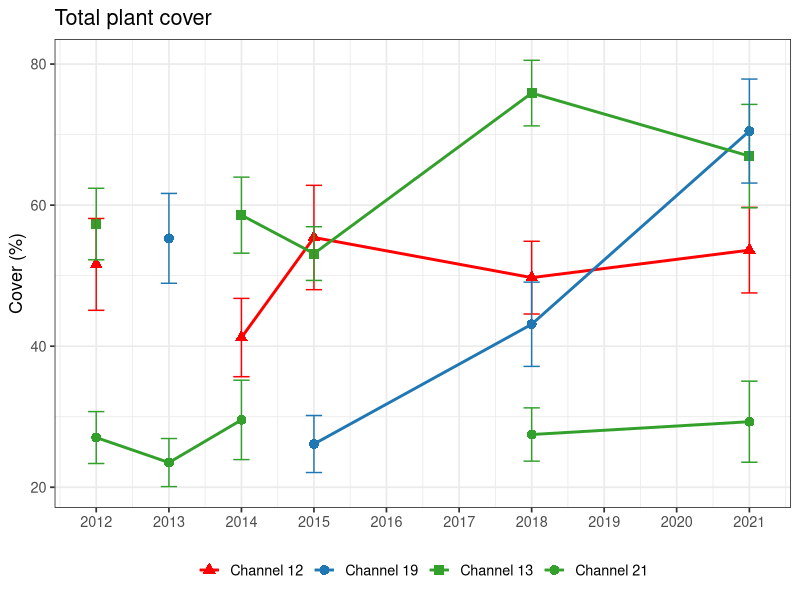
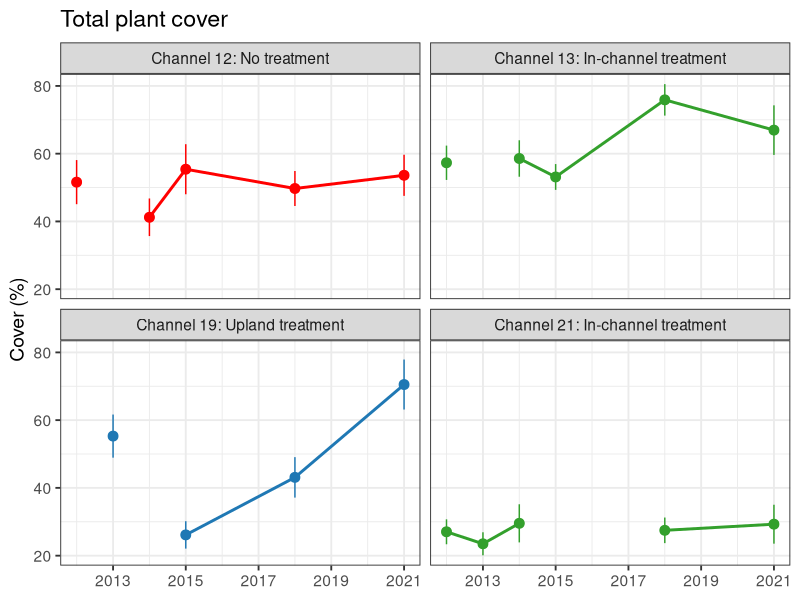
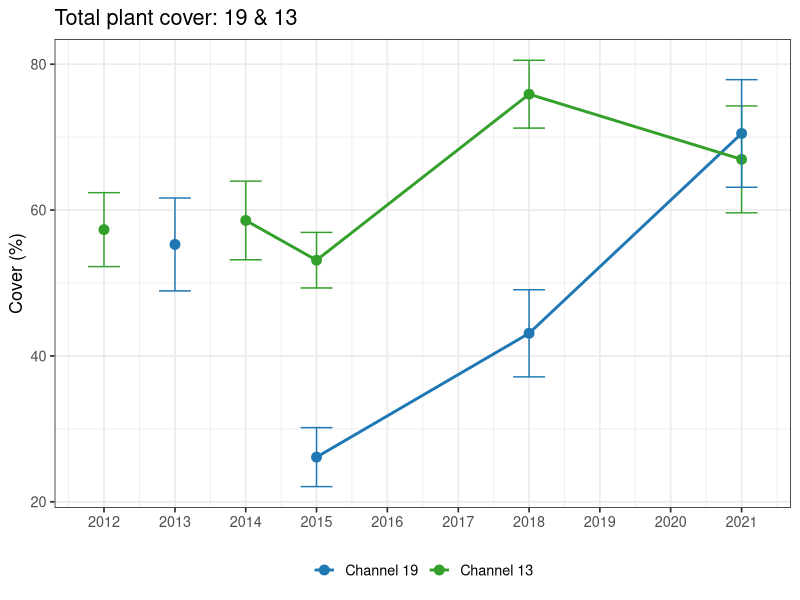
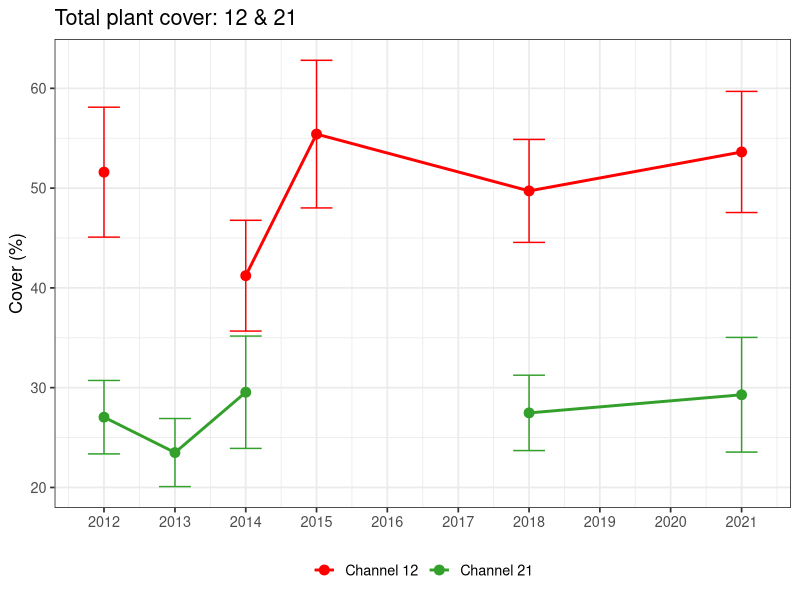
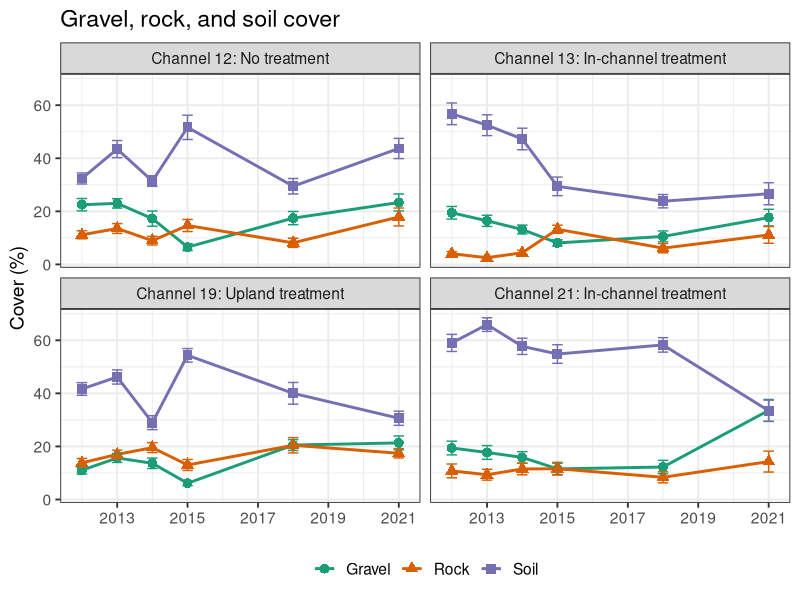
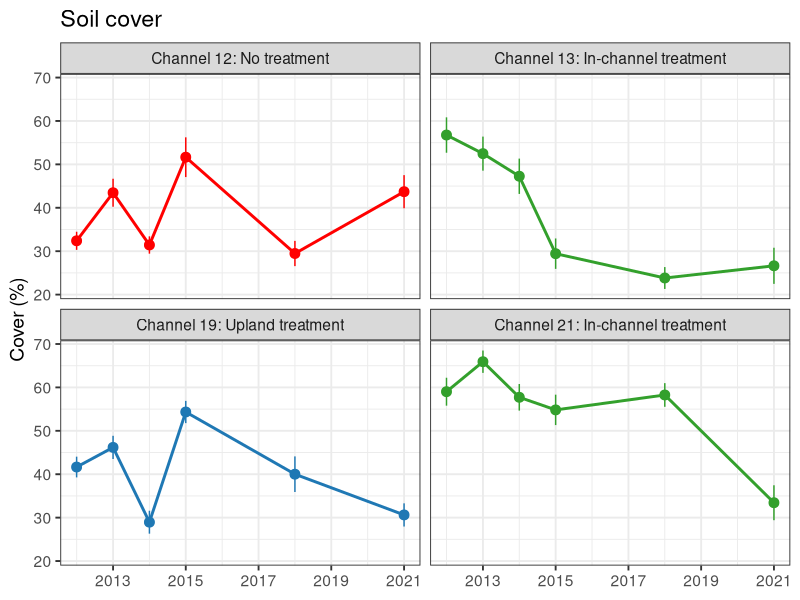
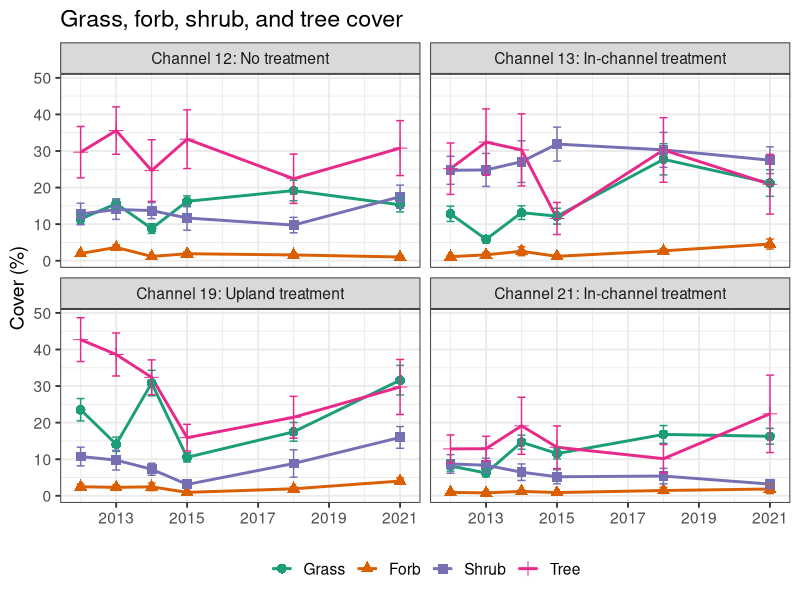
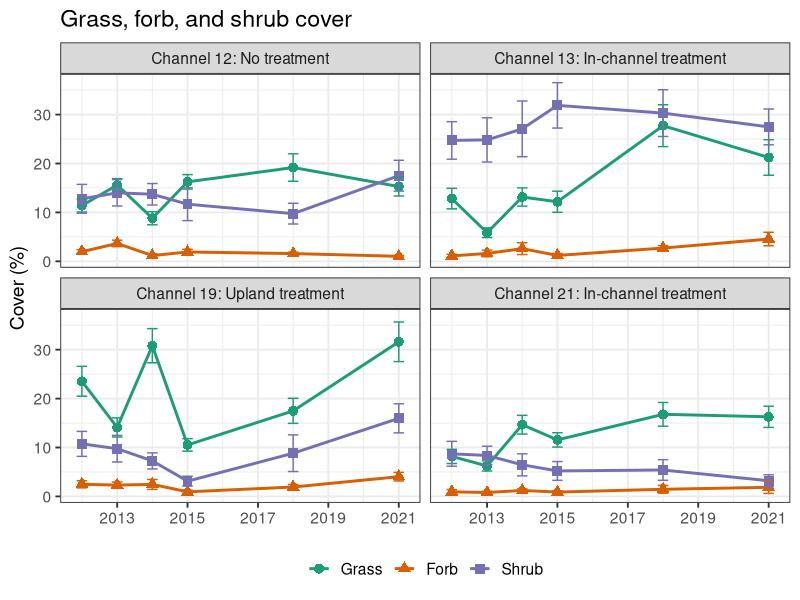

The R source for these figures, in order: (Note: this script raises an error after producing the figures.)
# Purpose: Analysis and figures for the AVCA data sharing community event on 2022-01-18, updated Sept 2022.

# Needed to be updated because previously, I had moved some data into different rows in the Excel sheets, 
#   but then realized later that was a misinterpretation and the data were entered correctly.
#   The original analysis are in a separate repo, as I did this pre-GitHub and didn't want to transfer
#   incorrect analysis. This script can stand on its own in this repo.


library(tidyverse)
library(vegan)
library(plotrix)
library(RColorBrewer)
library(readxl)

# Load data ---------------------------------------------------------------

fungr.all <- read.csv("data/cleaned/Summarised-all_functional-group-cover.csv")
gfst.all <- read.csv("data/cleaned/Summarised-all_grass-forb-shrub-tree-cover.csv")
ground.all <- read.csv("data/cleaned/Summarised-all_ground-cover.csv")
ingfst.all <- read.csv("data/cleaned/Summarised-all_invasive-grassforbshrubtree-cover.csv")
innat.all <- read.csv("data/cleaned/Summarised-all_invasive-native-cover.csv")
inwood.all <- read.csv("data/cleaned/Summarised-all_invasive-woody-cover.csv")
plant.all <- read.csv("data/cleaned/Summarised-all_plant-species-cover.csv")
total.all <- read.csv("data/cleaned/Summarised-all_total-plant-cover.csv")
woody.all <- read.csv("data/cleaned/Summarised-all_woody-herb-cover.csv")

# Exclude March sampling with missing data sheets
plant.all.nov <- plant.all %>% 
  filter(Year != "2012-03-01")

# Rain data
rain <- read_xlsx("data/Excel_LO_edited/Elk_LD Rain data_LO.xlsx", sheet = "R_LO")
rain$Date <- as.Date(rain$Date, format = "%Y-%m-%d")


# Common species ----------------------------------------------------------

common.plants <- plant.all %>% 
  ungroup() %>% 
  filter(Cover >= 15) 
common.plants <- count(common.plants, Common)
common.plants <- common.plants[order(common.plants$n, decreasing = TRUE), ]




###### Entire channel averages ############################################

# For ANOVA and KW analysis, see Cover-by-year-and-channel.R and Perennial-diversity-by-year-and-channel.R
# For test of difference in CV, see CV.R



# Total plant cover -------------------------------------------------------

total.channel <- total.all %>% 
  group_by(Channel, Year) %>% 
  summarise(mean = mean(Cover),
            SD = sd(Cover),
            SE = std.error(Cover),
            .groups = "keep") %>% 
  filter(Year != "2012-03-01")


for(i in 1:nrow(total.channel)) {
  if(total.channel$Year[i] == "2012-11-01") {
    total.channel$Year[i] <- "2012-01-01"
  } else if(total.channel$Year[i] == "2013-11-01") {
    total.channel$Year[i] <- "2013-01-01"
  } else if(total.channel$Year[i] == "2014-11-01") {
    total.channel$Year[i] <- "2014-01-01"
  } else if(total.channel$Year[i] == "2015-11-01") {
    total.channel$Year[i] <- "2015-01-01"
  } else if(total.channel$Year[i] == "2018-11-01") {
    total.channel$Year[i] <- "2018-01-01"
  } else {
    total.channel$Year[i] <- "2021-01-01"
  }
}

total.channel$Channel <- factor(total.channel$Channel, 
                                levels = c("Channel 12", "Channel 19",
                                           "Channel 13", "Channel 21"))
total.channel$Year <- as.Date(total.channel$Year)

total.plot.ds <- ggplot(total.channel, aes(x = Year, y = mean, 
                                           group = Channel, color = Channel, shape = Channel)) +
  geom_line(size = 1) +
  geom_point(size = 3) +
  geom_errorbar(aes(ymin = mean - SE, ymax = mean + SE), 
                position = position_dodge(0.05)) +
  scale_x_date(date_breaks = "1 year", date_labels = "%Y") +
  xlab(NULL) +
  ylab("Cover (%)") +
  ggtitle("Total plant cover") +
  scale_color_manual(values = c("red", "#1F78B4", "#33A02C", "#33A02C")) +
  scale_shape_manual(values = c(17, 16, 15, 16)) +
  theme_bw(base_size = 13) +
  theme(legend.title = element_blank()) +
  theme(legend.position = "bottom")
total.plot.ds


total.channel[ , "channel.trt"] <- NA
for(i in 1:nrow(total.channel)) {
  if(total.channel$Channel[i] == "Channel 12") {
    total.channel$channel.trt[i] <- "Channel 12: No treatment"
  } else if(total.channel$Channel[i] == "Channel 13") {
    total.channel$channel.trt[i] <- "Channel 13: In-channel treatment"
  }  else if(total.channel$Channel[i] == "Channel 19") {
    total.channel$channel.trt[i] <- "Channel 19: Upland treatment"
  } else {
    total.channel$channel.trt[i] <- "Channel 21: In-channel treatment"
  }
}

total.plot.fw.ds <- ggplot(total.channel, aes(x = Year, y = mean, 
                                              group = channel.trt, color = channel.trt)) +
  geom_line(size = 1) +
  geom_point(size = 3) +
  geom_pointrange(aes(ymin = mean - SE, ymax = mean + SE)) +
  scale_x_date(date_breaks = "2 years", date_labels = "%Y") +
  facet_wrap(~channel.trt) +
  xlab(NULL) +
  ylab("Cover (%)") +
  ggtitle("Total plant cover") +
  scale_color_manual(values = c("red", "#33A02C", "#1F78B4", "#33A02C")) +
  theme_bw(base_size = 14) +
  theme(legend.position = "none") 
total.plot.fw.ds

tiff("output_figs/2022-01-28_Data-sharing_updated-2022-09/Total-plant-cover_FW.tiff", 
     units = "in", height = 5, width = 7, res = 300)
total.plot.fw.ds
dev.off()


total.table.ds <- data.frame(Channel = c("Channel 12", "Channel 19", "Channel 13", "Channel 21"),
                             Cover_2012 = c(filter(total.channel, Year == "2012-01-01" & Channel == "Channel 12")$mean,
                                            filter(total.channel, Year == "2012-01-01" & Channel == "Channel 19")$mean,
                                            filter(total.channel, Year == "2012-01-01" & Channel == "Channel 13")$mean,
                                            filter(total.channel, Year == "2012-01-01" & Channel == "Channel 21")$mean),
                             Cover_2021 = c(filter(total.channel, Year == "2021-01-01" & Channel == "Channel 12")$mean,
                                            filter(total.channel, Year == "2021-01-01" & Channel == "Channel 19")$mean,
                                            filter(total.channel, Year == "2021-01-01" & Channel == "Channel 13")$mean,
                                            filter(total.channel, Year == "2021-01-01" & Channel == "Channel 21")$mean))
total.table.ds$Cover_2012 <- round(total.table.ds$Cover_2012, 0)
total.table.ds$Cover_2021 <- round(total.table.ds$Cover_2021, 0)


# Channels 19 & 13
total1913.channel <- total.channel %>% 
  filter(Channel %in% c("Channel 19", "Channel 13"))

total1913.plot.ds <- ggplot(total1913.channel, aes(x = Year, y = mean, 
                                                   group = Channel, color = Channel)) +
  geom_line(size = 1) +
  geom_point(size = 3) +
  geom_errorbar(aes(ymin = mean - SE, ymax = mean + SE), 
                position = position_dodge(0.05)) +
  scale_x_date(date_breaks = "1 year", date_labels = "%Y") +
  xlab(NULL) +
  ylab("Cover (%)") +
  ggtitle("Total plant cover: 19 & 13") +
  scale_color_manual(values = c("#1F78B4", "#33A02C")) +
  theme_bw(base_size = 13) +
  theme(legend.title = element_blank()) +
  theme(legend.position = "bottom")
total1913.plot.ds

tiff("output_figs/2022-01-28_Data-sharing_updated-2022-09/Total1913-plant-cover.tiff", 
     units = "in", height = 4, width = 6, res = 300)
total1913.plot.ds
dev.off()


# Channels 12 & 21
total1221.channel <- total.channel %>% 
  filter(Channel %in% c("Channel 12", "Channel 21"))

total1221.plot.ds <- ggplot(total1221.channel, aes(x = Year, y = mean, 
                                                   group = Channel, color = Channel)) +
  geom_line(size = 1) +
  geom_point(size = 3) +
  geom_errorbar(aes(ymin = mean - SE, ymax = mean + SE), 
                position = position_dodge(0.05)) +
  scale_x_date(date_breaks = "1 year", date_labels = "%Y") +
  xlab(NULL) +
  ylab("Cover (%)") +
  ggtitle("Total plant cover: 12 & 21") +
  scale_color_manual(values = c("red", "#33A02C")) +
  theme_bw(base_size = 13) +
  theme(legend.title = element_blank()) +
  theme(legend.position = "bottom")
total1221.plot.ds

tiff("output_figs/2022-01-28_Data-sharing_updated-2022-09/Total1221-plant-cover.tiff", 
     units = "in", height = 4, width = 6, res = 300)
total1221.plot.ds
dev.off()



# Ground cover ------------------------------------------------------------

ground.channel <- ground.all %>% 
  group_by(Channel, Year, Common) %>% 
  summarise(mean = mean(Cover),
            SD = sd(Cover),
            SE = std.error(Cover),
            .groups = "keep") %>% 
  filter(Year != "2012-03-01")

for(i in 1:nrow(ground.channel)) {
  if(ground.channel$Year[i] == "2012-11-01") {
    ground.channel$Year[i] <- "2012-01-01"
  } else if(ground.channel$Year[i] == "2013-11-01") {
    ground.channel$Year[i] <- "2013-01-01"
  } else if(ground.channel$Year[i] == "2014-11-01") {
    ground.channel$Year[i] <- "2014-01-01"
  } else if(ground.channel$Year[i] == "2015-11-01") {
    ground.channel$Year[i] <- "2015-01-01"
  } else if(ground.channel$Year[i] == "2018-11-01") {
    ground.channel$Year[i] <- "2018-01-01"
  } else {
    ground.channel$Year[i] <- "2021-01-01"
  }
}

ground.channel$Year <- as.Date(ground.channel$Year)

ground.channel[ , "channel.trt"] <- NA
for(i in 1:nrow(ground.channel)) {
  if(ground.channel$Channel[i] == "Channel 12") {
    ground.channel$channel.trt[i] <- "Channel 12: No treatment"
  } else if(ground.channel$Channel[i] == "Channel 13") {
    ground.channel$channel.trt[i] <- "Channel 13: In-channel treatment"
  }  else if(ground.channel$Channel[i] == "Channel 19") {
    ground.channel$channel.trt[i] <- "Channel 19: Upland treatment"
  } else {
    ground.channel$channel.trt[i] <- "Channel 21: In-channel treatment"
  }
}

ground.channel.grs <- ground.channel %>% 
  filter(Common %in% c("Gravel", "Rock", "Soil"))

ground.grs.plot.ds <- ggplot(ground.channel.grs, aes(x = Year, y = mean, 
                                                     group = Common, color = Common, shape = Common)) +
  geom_line(size = 1) +
  geom_point(size = 3) +
  geom_errorbar(aes(ymin = mean - SE, ymax = mean + SE), 
                position = position_dodge(0.05)) +
  scale_x_date(date_breaks = "2 years", date_labels = "%Y") +
  facet_wrap(~channel.trt) +
  xlab(NULL) +
  ylab("Cover (%)") +
  ggtitle("Gravel, rock, and soil cover") +
  scale_color_brewer(palette = "Dark2") +
  theme_bw(base_size = 14) +
  theme(legend.title = element_blank()) +
  theme(legend.position = "bottom")
ground.grs.plot.ds

tiff("output_figs/2022-01-28_Data-sharing_updated-2022-09/GravelRockSoil-cover.tiff", 
     units = "in", height = 5, width = 7, res = 300)
ground.grs.plot.ds
dev.off()


ground.channel.soil <- ground.channel %>% 
  filter(Common == "Soil")

ground.soil.plot.ds <- ggplot(ground.channel.soil, aes(x = Year, y = mean, 
                                                       group = channel.trt, color = channel.trt)) +
  geom_line(size = 1) +
  geom_point(size = 3) +
  geom_pointrange(aes(ymin = mean - SE, ymax = mean + SE)) +
  scale_x_date(date_breaks = "2 years", date_labels = "%Y") +
  facet_wrap(~channel.trt) +
  xlab(NULL) +
  ylab("Cover (%)") +
  ggtitle("Soil cover") +
  scale_color_manual(values = c("red", "#33A02C", "#1F78B4", "#33A02C")) +
  theme_bw(base_size = 14) +
  theme(legend.position = "none")
ground.soil.plot.ds

tiff("output_figs/2022-01-28_Data-sharing_updated-2022-09/Soil-cover.tiff", 
     units = "in", height = 5, width = 7, res = 300)
ground.soil.plot.ds
dev.off()


soil.table.ds <- data.frame(Channel = c("Channel 12", "Channel 19", "Channel 13", "Channel 21"),
                            Cover_2012 = c(filter(ground.channel.soil, Year == "2012-01-01" & Channel == "Channel 12")$mean,
                                           filter(ground.channel.soil, Year == "2012-01-01" & Channel == "Channel 19")$mean,
                                           filter(ground.channel.soil, Year == "2012-01-01" & Channel == "Channel 13")$mean,
                                           filter(ground.channel.soil, Year == "2012-01-01" & Channel == "Channel 21")$mean),
                            Cover_2021 = c(filter(ground.channel.soil, Year == "2021-01-01" & Channel == "Channel 12")$mean,
                                           filter(ground.channel.soil, Year == "2021-01-01" & Channel == "Channel 19")$mean,
                                           filter(ground.channel.soil, Year == "2021-01-01" & Channel == "Channel 13")$mean,
                                           filter(ground.channel.soil, Year == "2021-01-01" & Channel == "Channel 21")$mean))
soil.table.ds$Cover_2012 <- round(soil.table.ds$Cover_2012, 0)
soil.table.ds$Cover_2021 <- round(soil.table.ds$Cover_2021, 0)



# Functional group (gfst) -------------------------------------------------

gfst.channel <- gfst.all %>% 
  group_by(Channel, Year, gfst) %>% 
  summarise(mean = mean(Cover),
            SD = sd(Cover),
            SE = std.error(Cover),
            .groups = "keep") %>% 
  filter(Year != "2012-03-01")

for(i in 1:nrow(gfst.channel)) {
  if(gfst.channel$Year[i] == "2012-11-01") {
    gfst.channel$Year[i] <- "2012-01-01"
  } else if(gfst.channel$Year[i] == "2013-11-01") {
    gfst.channel$Year[i] <- "2013-01-01"
  } else if(gfst.channel$Year[i] == "2014-11-01") {
    gfst.channel$Year[i] <- "2014-01-01"
  } else if(gfst.channel$Year[i] == "2015-11-01") {
    gfst.channel$Year[i] <- "2015-01-01"
  } else if(gfst.channel$Year[i] == "2018-11-01") {
    gfst.channel$Year[i] <- "2018-01-01"
  } else {
    gfst.channel$Year[i] <- "2021-01-01"
  }
}

gfst.channel$Year <- as.Date(gfst.channel$Year)

gfst.channel[ , "channel.trt"] <- NA
for(i in 1:nrow(gfst.channel)) {
  if(gfst.channel$Channel[i] == "Channel 12") {
    gfst.channel$channel.trt[i] <- "Channel 12: No treatment"
  } else if(gfst.channel$Channel[i] == "Channel 13") {
    gfst.channel$channel.trt[i] <- "Channel 13: In-channel treatment"
  }  else if(gfst.channel$Channel[i] == "Channel 19") {
    gfst.channel$channel.trt[i] <- "Channel 19: Upland treatment"
  } else {
    gfst.channel$channel.trt[i] <- "Channel 21: In-channel treatment"
  }
}

gfst.channel$gfst <- factor(gfst.channel$gfst, 
                            levels = c("Grass", "Forb", "Shrub", "Tree"))

gfst.plot.ds <- ggplot(gfst.channel, aes(x = Year, y = mean, 
                                         group = gfst, color = gfst, shape = gfst)) +
  geom_line(size = 1) +
  geom_point(size = 3) +
  geom_errorbar(aes(ymin = mean - SE, ymax = mean + SE),
                position = position_dodge(0.05)) +
  scale_x_date(date_breaks = "2 years", date_labels = "%Y") +
  facet_wrap(~channel.trt) +
  xlab(NULL) +
  ylab("Cover (%)") +
  ggtitle("Grass, forb, shrub, and tree cover") +
  scale_color_brewer(palette = "Dark2") +
  theme_bw(base_size = 14) +
  theme(legend.title = element_blank()) +
  theme(legend.position = "bottom")
gfst.plot.ds


# Functional group (gfs) --------------------------------------------------

gfs.channel <- gfst.all %>% 
  group_by(Channel, Year, gfst) %>% 
  summarise(mean = mean(Cover),
            SD = sd(Cover),
            SE = std.error(Cover),
            .groups = "keep") %>% 
  filter(gfst != "Tree") %>% 
  filter(Year != "2012-03-01")

for(i in 1:nrow(gfs.channel)) {
  if(gfs.channel$Year[i] == "2012-11-01") {
    gfs.channel$Year[i] <- "2012-01-01"
  } else if(gfs.channel$Year[i] == "2013-11-01") {
    gfs.channel$Year[i] <- "2013-01-01"
  } else if(gfs.channel$Year[i] == "2014-11-01") {
    gfs.channel$Year[i] <- "2014-01-01"
  } else if(gfs.channel$Year[i] == "2015-11-01") {
    gfs.channel$Year[i] <- "2015-01-01"
  } else if(gfs.channel$Year[i] == "2018-11-01") {
    gfs.channel$Year[i] <- "2018-01-01"
  } else {
    gfs.channel$Year[i] <- "2021-01-01"
  }
}

gfs.channel$Year <- as.Date(gfs.channel$Year)

gfs.channel[ , "channel.trt"] <- NA
for(i in 1:nrow(gfs.channel)) {
  if(gfs.channel$Channel[i] == "Channel 12") {
    gfs.channel$channel.trt[i] <- "Channel 12: No treatment"
  } else if(gfs.channel$Channel[i] == "Channel 13") {
    gfs.channel$channel.trt[i] <- "Channel 13: In-channel treatment"
  }  else if(gfs.channel$Channel[i] == "Channel 19") {
    gfs.channel$channel.trt[i] <- "Channel 19: Upland treatment"
  } else {
    gfs.channel$channel.trt[i] <- "Channel 21: In-channel treatment"
  }
}

gfs.channel$gfst <- factor(gfs.channel$gfst, 
                           levels = c("Grass", "Forb", "Shrub"))

gfs.plot.ds <- ggplot(gfs.channel, aes(x = Year, y = mean, 
                                       group = gfst, color = gfst, shape = gfst)) +
  geom_line(size = 1) +
  geom_point(size = 3) +
  geom_errorbar(aes(ymin = mean - SE, ymax = mean + SE), 
                position = position_dodge(0.05)) +
  scale_x_date(date_breaks = "2 years", date_labels = "%Y") +
  facet_wrap(~channel.trt) +
  xlab(NULL) +
  ylab("Cover (%)") +
  ggtitle("Grass, forb, and shrub cover") +
  scale_color_brewer(palette = "Dark2") +
  theme_bw(base_size = 14) +
  theme(legend.title = element_blank()) +
  theme(legend.position = "bottom")
gfs.plot.ds

tiff("output_figs/2022-01-28_Data-sharing_updated-2022-09/GrassForbShrub-cover.tiff", 
     units = "in", height = 5, width = 7, res = 300)
gfs.plot.ds
dev.off()


# Woody/herbaceous --------------------------------------------------------

woody.channel <- woody.all %>% 
  group_by(Channel, Year, woody) %>% 
  summarise(mean = mean(Cover),
            SD = sd(Cover),
            SE = std.error(Cover),
            .groups = "keep") %>% 
  filter(Year != "2012-03-01")

for(i in 1:nrow(woody.channel)) {
  if(woody.channel$Year[i] == "2012-11-01") {
    woody.channel$Year[i] <- "2012-01-01"
  } else if(woody.channel$Year[i] == "2013-11-01") {
    woody.channel$Year[i] <- "2013-01-01"
  } else if(woody.channel$Year[i] == "2014-11-01") {
    woody.channel$Year[i] <- "2014-01-01"
  } else if(woody.channel$Year[i] == "2015-11-01") {
    woody.channel$Year[i] <- "2015-01-01"
  } else if(woody.channel$Year[i] == "2018-11-01") {
    woody.channel$Year[i] <- "2018-01-01"
  } else {
    woody.channel$Year[i] <- "2021-01-01"
  }
}

woody.channel$Year <- as.Date(woody.channel$Year)

woody.channel[ , "channel.trt"] <- NA
for(i in 1:nrow(woody.channel)) {
  if(woody.channel$Channel[i] == "Channel 12") {
    woody.channel$channel.trt[i] <- "Channel 12: No treatment"
  } else if(woody.channel$Channel[i] == "Channel 13") {
    woody.channel$channel.trt[i] <- "Channel 13: In-channel treatment"
  }  else if(woody.channel$Channel[i] == "Channel 19") {
    woody.channel$channel.trt[i] <- "Channel 19: Upland treatment"
  } else {
    woody.channel$channel.trt[i] <- "Channel 21: In-channel treatment"
  }
}

woody.plot.ds <- ggplot(woody.channel, aes(x = Year, y = mean, 
                                           group = woody, color = woody, shape = woody)) +
  geom_line(size = 1) +
  geom_point(size = 3) +
  geom_errorbar(aes(ymin = mean - SE, ymax = mean + SE), 
                position = position_dodge(0.05)) +
  scale_x_date(date_breaks = "2 years", date_labels = "%Y") +
  facet_wrap(~channel.trt) +
  xlab(NULL) +
  ylab("Cover (%)") +
  ggtitle("Woody and herbaceous cover") +
  scale_color_brewer(palette = "Dark2") +
  theme_bw(base_size = 14) +
  theme(legend.title = element_blank()) +
  theme(legend.position = "bottom")
woody.plot.ds



# Herbaceous --------------------------------------------------------------

herb.channel <- woody.all %>% 
  group_by(Channel, Year, woody) %>% 
  summarise(mean = mean(Cover),
            SD = sd(Cover),
            SE = std.error(Cover),
            .groups = "keep") %>% 
  filter(woody == "Herbaceous") %>% 
  filter(Year != "2012-03-01")

for(i in 1:nrow(herb.channel)) {
  if(herb.channel$Year[i] == "2012-11-01") {
    herb.channel$Year[i] <- "2012-01-01"
  } else if(herb.channel$Year[i] == "2013-11-01") {
    herb.channel$Year[i] <- "2013-01-01"
  } else if(herb.channel$Year[i] == "2014-11-01") {
    herb.channel$Year[i] <- "2014-01-01"
  } else if(herb.channel$Year[i] == "2015-11-01") {
    herb.channel$Year[i] <- "2015-01-01"
  } else if(herb.channel$Year[i] == "2018-11-01") {
    herb.channel$Year[i] <- "2018-01-01"
  } else {
    herb.channel$Year[i] <- "2021-01-01"
  }
}

herb.channel$Year <- as.Date(herb.channel$Year)

herb.channel[ , "channel.trt"] <- NA
for(i in 1:nrow(herb.channel)) {
  if(herb.channel$Channel[i] == "Channel 12") {
    herb.channel$channel.trt[i] <- "Channel 12: No treatment"
  } else if(herb.channel$Channel[i] == "Channel 13") {
    herb.channel$channel.trt[i] <- "Channel 13: In-channel treatment"
  }  else if(herb.channel$Channel[i] == "Channel 19") {
    herb.channel$channel.trt[i] <- "Channel 19: Upland treatment"
  } else {
    herb.channel$channel.trt[i] <- "Channel 21: In-channel treatment"
  }
}

herb.plot.ds <- ggplot(herb.channel, aes(x = Year, y = mean, 
                                         group = channel.trt, color = channel.trt)) +
  geom_line(size = 1) +
  geom_point(size = 3) +
  geom_pointrange(aes(ymin = mean - SE, ymax = mean + SE)) +
  scale_x_date(date_breaks = "2 years", date_labels = "%Y") +
  xlab(NULL) +
  ylab("Cover (%)") +
  ggtitle("Herbaceous cover") +
  scale_color_manual(values = c("red", "#33A02C", "#1F78B4", "#33A02C")) +
  theme_bw(base_size = 14) +
  theme(legend.position = "none") +
  facet_wrap(~channel.trt)
herb.plot.ds

tiff("output_figs/2022-01-28_Data-sharing_updated-2022-09/Herbaceous-cover.tiff", 
     units = "in", height = 5, width = 7, res = 300)
herb.plot.ds
dev.off()


herb.table.ds <- data.frame(Channel = c("Channel 12", "Channel 19", "Channel 13", "Channel 21"),
                            Cover_2012 = c(filter(herb.channel, Year == "2012-01-01" & Channel == "Channel 12")$mean,
                                           filter(herb.channel, Year == "2012-01-01" & Channel == "Channel 19")$mean,
                                           filter(herb.channel, Year == "2012-01-01" & Channel == "Channel 13")$mean,
                                           filter(herb.channel, Year == "2012-01-01" & Channel == "Channel 21")$mean),
                            Cover_2021 = c(filter(herb.channel, Year == "2021-01-01" & Channel == "Channel 12")$mean,
                                           filter(herb.channel, Year == "2021-01-01" & Channel == "Channel 19")$mean,
                                           filter(herb.channel, Year == "2021-01-01" & Channel == "Channel 13")$mean,
                                           filter(herb.channel, Year == "2021-01-01" & Channel == "Channel 21")$mean))
herb.table.ds$Cover_2012 <- round(herb.table.ds$Cover_2012, 0)
herb.table.ds$Cover_2021 <- round(herb.table.ds$Cover_2021, 0)



# Invasive/native and gfs -------------------------------------------------

ingfs.channel <- ingfst.all %>%  
  group_by(Channel, Year, ingfst) %>% 
  summarise(mean = mean(Cover),
            SD = sd(Cover),
            SE = std.error(Cover),
            .groups = "keep") %>% 
  filter(ingfst != "Native tree") %>% 
  filter(Year != "2012-03-01")

for(i in 1:nrow(ingfs.channel)) {
  if(ingfs.channel$Year[i] == "2012-11-01") {
    ingfs.channel$Year[i] <- "2012-01-01"
  } else if(ingfs.channel$Year[i] == "2013-11-01") {
    ingfs.channel$Year[i] <- "2013-01-01"
  } else if(ingfs.channel$Year[i] == "2014-11-01") {
    ingfs.channel$Year[i] <- "2014-01-01"
  } else if(ingfs.channel$Year[i] == "2015-11-01") {
    ingfs.channel$Year[i] <- "2015-01-01"
  } else if(ingfs.channel$Year[i] == "2018-11-01") {
    ingfs.channel$Year[i] <- "2018-01-01"
  } else {
    ingfs.channel$Year[i] <- "2021-01-01"
  }
}

ingfs.channel$Year <- as.Date(ingfs.channel$Year)

ingfs.channel.known <- ingfs.channel %>% 
  filter(ingfst %in% c("Invasive forb", "Invasive grass", "Native forb",
                       "Native grass", "Native shrub"))

ingfs.channel.known$ingfst <- factor(ingfs.channel.known$ingfst,
                                     levels = c("Native grass", "Invasive grass",
                                                "Native forb", "Invasive forb",
                                                "Native shrub"))
brewer.pal(3, "Dark2")
brewer.pal(3, "Set2")

ingfs.known.plot.ds <- ggplot(ingfs.channel.known, aes(x = Year, y = mean, 
                                                       group = ingfst, color = ingfst, shape = ingfst)) +
  geom_line(size = 1) +
  geom_point(size = 3) +
  geom_errorbar(aes(ymin = mean - SE, ymax = mean + SE), 
                position = position_dodge(0.05)) +
  scale_x_date(date_breaks = "2 years", date_labels = "%Y") +
  facet_wrap(~Channel) +
  xlab(NULL) +
  ylab("Cover (%)") +
  ggtitle("Grass, forb, and shrub cover") +
  scale_color_manual(values = c("#1B9E77", "#66C2A5", "#D95F02", "#FC8D62", "#7570B3")) +
  scale_shape_manual(values = c(16, 17, 16, 17, 16)) +
  theme_bw(base_size = 14) +
  theme(legend.title = element_blank()) +
  theme(legend.position = "bottom")
ingfs.known.plot.ds



# Invasive/native and grass/forb ------------------------------------------

ingf.channel <- ingfst.all %>%  
  group_by(Channel, Year, ingfst) %>% 
  summarise(mean = mean(Cover),
            SD = sd(Cover),
            SE = std.error(Cover),
            .groups = "keep") %>% 
  filter(!ingfst %in% c("Native tree", "Native shrub")) %>% 
  filter(Year != "2012-03-01")

for(i in 1:nrow(ingf.channel)) {
  if(ingf.channel$Year[i] == "2012-11-01") {
    ingf.channel$Year[i] <- "2012-01-01"
  } else if(ingf.channel$Year[i] == "2013-11-01") {
    ingf.channel$Year[i] <- "2013-01-01"
  } else if(ingf.channel$Year[i] == "2014-11-01") {
    ingf.channel$Year[i] <- "2014-01-01"
  } else if(ingf.channel$Year[i] == "2015-11-01") {
    ingf.channel$Year[i] <- "2015-01-01"
  } else if(ingf.channel$Year[i] == "2018-11-01") {
    ingf.channel$Year[i] <- "2018-01-01"
  } else {
    ingf.channel$Year[i] <- "2021-01-01"
  }
}

ingfs.channel$Year <- as.Date(ingfs.channel$Year)

ingfs.channel.known <- ingfs.channel %>% 
  filter(ingfst %in% c("Invasive forb", "Invasive grass", "Native forb",
                       "Native grass"))

ingfs.channel.known$ingfst <- factor(ingfs.channel.known$ingfst,
                                     levels = c("Native grass", "Invasive grass",
                                                "Native forb", "Invasive forb",
                                                "Native shrub"))

ingf.known.plot.ds <- ggplot(ingfs.channel.known, aes(x = Year, y = mean, 
                                                      group = ingfst, color = ingfst, shape = ingfst)) +
  geom_line(size = 1) +
  geom_point(size = 3) +
  geom_errorbar(aes(ymin = mean - SE, ymax = mean + SE), 
                position = position_dodge(0.05)) +
  scale_x_date(date_breaks = "2 years", date_labels = "%Y") +
  facet_wrap(~Channel) +
  xlab(NULL) +
  ylab("Cover (%)") +
  ggtitle("Grass and forb cover") +
  scale_color_manual(values = c("#1B9E77", "#66C2A5", "#D95F02", "#FC8D62")) +
  scale_shape_manual(values = c(16, 17, 16, 17)) +
  theme_bw(base_size = 14) +
  theme(legend.title = element_blank()) +
  theme(legend.position = "bottom")
ingf.known.plot.ds

tiff("output_figs/2022-01-28_Data-sharing_updated-2022-09/InNatGF-cover.tiff", 
     units = "in", height = 5, width = 7, res = 300)
ingf.known.plot.ds
dev.off()



# Richness ----------------------------------------------------------------

# By channel and station
richness <- plant.all.nov %>%  
  group_by(Year, Station, Channel) %>% 
  summarise(rich = n_distinct(Common),
            .groups = "keep")

# Channel summarised (stations averaged)
richness.channel <- richness %>% 
  group_by(Year, Channel) %>% 
  summarise(mean = mean(rich),
            SD = sd(rich),
            SE = std.error(rich),
            .groups = "keep") %>% 
  filter(Year != "2012-03-01")

for(i in 1:nrow(richness.channel)) {
  if(richness.channel$Year[i] == "2012-11-01") {
    richness.channel$Year[i] <- "2012-01-01"
  } else if(richness.channel$Year[i] == "2013-11-01") {
    richness.channel$Year[i] <- "2013-01-01"
  } else if(richness.channel$Year[i] == "2014-11-01") {
    richness.channel$Year[i] <- "2014-01-01"
  } else if(richness.channel$Year[i] == "2015-11-01") {
    richness.channel$Year[i] <- "2015-01-01"
  } else if(richness.channel$Year[i] == "2018-11-01") {
    richness.channel$Year[i] <- "2018-01-01"
  } else {
    richness.channel$Year[i] <- "2021-01-01"
  }
}

richness.channel$Year <- as.Date(richness.channel$Year)

richness.channel$Channel <- factor(richness.channel$Channel,
                                   levels = c("Channel 12", "Channel 19",
                                              "Channel 13", "Channel 21"))

richness.plot.ds <- ggplot(richness.channel, aes(x = Year, y = mean, 
                                                 group = Channel, color = Channel, shape = Channel)) +
  geom_line(size = 1) +
  geom_point(size = 3) + 
  geom_errorbar(aes(ymin = mean - SE, ymax = mean + SE), 
                position = position_dodge(0.05)) +
  scale_x_date(date_breaks = "1 year", date_labels = "%Y") +
  xlab(NULL) +
  ylab("Number of species") +
  ggtitle("Species richness") +
  scale_color_manual(values = c("red", "#1F78B4", "#33A02C", "#33A02C")) +
  scale_shape_manual(values = c(17, 16, 15, 16)) +
  theme_bw(base_size = 13) +
  theme(legend.title = element_blank()) +
  theme(legend.position = "bottom")
richness.plot.ds


richness.channel[ , "channel.trt"] <- NA
for(i in 1:nrow(richness.channel)) {
  if(richness.channel$Channel[i] == "Channel 12") {
    richness.channel$channel.trt[i] <- "Channel 12: No treatment"
  } else if(richness.channel$Channel[i] == "Channel 13") {
    richness.channel$channel.trt[i] <- "Channel 13: In-channel treatment"
  }  else if(richness.channel$Channel[i] == "Channel 19") {
    richness.channel$channel.trt[i] <- "Channel 19: Upland treatment"
  } else {
    richness.channel$channel.trt[i] <- "Channel 21: In-channel treatment"
  }
}

richness.plot.fw.ds <- ggplot(richness.channel, aes(x = Year, y = mean, 
                                                    group = channel.trt, color = channel.trt)) +
  geom_line(size = 1) +
  geom_point(size = 3) +
  geom_pointrange(aes(ymin = mean - SE, ymax = mean + SE)) +
  scale_x_date(date_breaks = "2 years", date_labels = "%Y") +
  xlab(NULL) +
  ylab("Number of species") +
  ggtitle("Perennial species richness") +
  scale_color_manual(values = c("red", "#33A02C", "#1F78B4", "#33A02C")) +
  theme_bw(base_size = 14) +
  theme(legend.position = "none") +
  facet_wrap(~channel.trt)
richness.plot.fw.ds

tiff("output_figs/2022-01-28_Data-sharing_updated-2022-09/Richness_FW.tiff", 
     units = "in", height = 5, width = 7, res = 300)
richness.plot.fw.ds
dev.off()


richness.table.ds <- data.frame(Channel = c("Channel 12", "Channel 19", "Channel 13", "Channel 21"),
                                Cover_2012 = c(filter(richness.channel, Year == "2012-01-01" & Channel == "Channel 12")$mean,
                                               filter(richness.channel, Year == "2012-01-01" & Channel == "Channel 19")$mean,
                                               filter(richness.channel, Year == "2012-01-01" & Channel == "Channel 13")$mean,
                                               filter(richness.channel, Year == "2012-01-01" & Channel == "Channel 21")$mean),
                                Cover_2021 = c(filter(richness.channel, Year == "2021-01-01" & Channel == "Channel 12")$mean,
                                               filter(richness.channel, Year == "2021-01-01" & Channel == "Channel 19")$mean,
                                               filter(richness.channel, Year == "2021-01-01" & Channel == "Channel 13")$mean,
                                               filter(richness.channel, Year == "2021-01-01" & Channel == "Channel 21")$mean))
richness.table.ds$Cover_2012 <- round(richness.table.ds$Cover_2012, 0)
richness.table.ds$Cover_2021 <- round(richness.table.ds$Cover_2021, 0)




# Shannon diversity -------------------------------------------------------

# By channel and station
shannon <- plant.all.nov %>%  
  group_by(Year, Station, Channel) %>% 
  summarise(shan = diversity(Cover),
            .groups = "keep")

# Channel summarised (stations averaged)
shannon.channel <- shannon %>% 
  group_by(Year, Channel) %>% 
  summarise(mean = mean(shan),
            SD = sd(shan),
            SE = std.error(shan),
            .groups = "keep") %>% 
  filter(Year != "2012-03-01")

for(i in 1:nrow(shannon.channel)) {
  if(shannon.channel$Year[i] == "2012-11-01") {
    shannon.channel$Year[i] <- "2012-01-01"
  } else if(shannon.channel$Year[i] == "2013-11-01") {
    shannon.channel$Year[i] <- "2013-01-01"
  } else if(shannon.channel$Year[i] == "2014-11-01") {
    shannon.channel$Year[i] <- "2014-01-01"
  } else if(shannon.channel$Year[i] == "2015-11-01") {
    shannon.channel$Year[i] <- "2015-01-01"
  } else if(shannon.channel$Year[i] == "2018-11-01") {
    shannon.channel$Year[i] <- "2018-01-01"
  } else {
    shannon.channel$Year[i] <- "2021-01-01"
  }
}

shannon.channel$Year <- as.Date(shannon.channel$Year)

shannon.channel$Channel <- factor(shannon.channel$Channel,
                                  levels = c("Channel 12", "Channel 19",
                                             "Channel 13", "Channel 21"))

shannon.plot.ds <- ggplot(shannon.channel, aes(x = Year, y = mean, 
                                               group = Channel, color = Channel, shape = Channel)) +
  geom_line(size = 1) +
  geom_point(size = 3) + 
  geom_errorbar(aes(ymin = mean - SE, ymax = mean + SE), 
                position = position_dodge(0.05)) +
  scale_x_date(date_breaks = "1 year", date_labels = "%Y") +
  xlab(NULL) +
  ylab("Shannon diversity index") +
  ggtitle("Diversity") +
  scale_color_manual(values = c("red", "#1F78B4", "#33A02C", "#33A02C")) +
  scale_shape_manual(values = c(17, 16, 15, 16)) +
  theme_bw(base_size = 13) +
  theme(legend.title = element_blank()) +
  theme(legend.position = "bottom")
shannon.plot.ds

shannon.channel[ , "channel.trt"] <- NA
for(i in 1:nrow(shannon.channel)) {
  if(shannon.channel$Channel[i] == "Channel 12") {
    shannon.channel$channel.trt[i] <- "Channel 12: No treatment"
  } else if(shannon.channel$Channel[i] == "Channel 13") {
    shannon.channel$channel.trt[i] <- "Channel 13: In-channel treatment"
  }  else if(shannon.channel$Channel[i] == "Channel 19") {
    shannon.channel$channel.trt[i] <- "Channel 19: Upland treatment"
  } else {
    shannon.channel$channel.trt[i] <- "Channel 21: In-channel treatment"
  }
}

shannon.plot.fw.ds <- ggplot(shannon.channel, aes(x = Year, y = mean, 
                                                  group = channel.trt, color = channel.trt)) +
  geom_line(size = 1) +
  geom_point(size = 3) +
  geom_pointrange(aes(ymin = mean - SE, ymax = mean + SE)) +
  scale_x_date(date_breaks = "2 years", date_labels = "%Y") +
  xlab(NULL) +
  ylab("Shannon diversity index") +
  ggtitle("Perennial plant diversity") +
  scale_color_manual(values = c("red", "#33A02C", "#1F78B4", "#33A02C")) +
  theme_bw(base_size = 14) +
  theme(legend.position = "none") +
  facet_wrap(~channel.trt)
shannon.plot.fw.ds

tiff("output_figs/2022-01-28_Data-sharing_updated-2022-09/Shannon_FW.tiff", 
     units = "in", height = 5, width = 7, res = 300)
shannon.plot.fw.ds
dev.off()


shannon.table.ds <- data.frame(Channel = c("Channel 12", "Channel 19", "Channel 13", "Channel 21"),
                               Cover_2012 = c(filter(shannon.channel, Year == "2012-01-01" & Channel == "Channel 12")$mean,
                                              filter(shannon.channel, Year == "2012-01-01" & Channel == "Channel 19")$mean,
                                              filter(shannon.channel, Year == "2012-01-01" & Channel == "Channel 13")$mean,
                                              filter(shannon.channel, Year == "2012-01-01" & Channel == "Channel 21")$mean),
                               Cover_2021 = c(filter(shannon.channel, Year == "2021-01-01" & Channel == "Channel 12")$mean,
                                              filter(shannon.channel, Year == "2021-01-01" & Channel == "Channel 19")$mean,
                                              filter(shannon.channel, Year == "2021-01-01" & Channel == "Channel 13")$mean,
                                              filter(shannon.channel, Year == "2021-01-01" & Channel == "Channel 21")$mean))
shannon.table.ds$Cover_2012 <- round(shannon.table.ds$Cover_2012, 3)
shannon.table.ds$Cover_2021 <- round(shannon.table.ds$Cover_2021, 3)




# Rain --------------------------------------------------------------------

rain.plot.ds <- ggplot(rain, aes(x = Date, y = Avg)) +
  geom_line(size = 0.9) +
  geom_point(size = 2.5) + 
  scale_x_date(date_breaks = "1 year", date_labels = "%Y") +
  xlab(NULL) +
  ylab("Precipitation (in.)") +
  ggtitle("Rainfall") +
  theme_bw(base_size = 14)
rain.plot.ds

tiff("output_figs/2022-01-28_Data-sharing_updated-2022-09/Rain.tiff", 
     units = "in", height = 5, width = 7, res = 300)
rain.plot.ds
dev.off()


# Save data ---------------------------------------------------------------

save.image("RData/2022-01-28_Data-sharing_updated-2022-09.RData")
